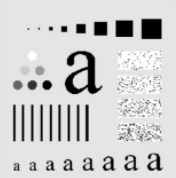
#> input picture Лабораторная 5. Частотная фильтрация/1.png, 176 x 178 px
$ jupyter execute vlad-Raw.ipynb
#> lines starting #> are read from the running program, lines starting #| are printed output that depends on the picture
[cell 1]
import cv2 as cv
import numpy as np
import matplotlib.pyplot as plt
import math

[cell 2]
def get_dft_shifted(img):
    dft = cv.dft(np.float32(img), flags = cv.DFT_COMPLEX_OUTPUT)
    dft_shift = np.fft.fftshift(dft)
    return dft_shift

[cell 3]
def get_spectrum(dft_shift):
    return cv.magnitude(dft_shift[:,:,0], dft_shift[:,:,1])

[cell 4]
def imshow(img):
    plt.imshow(img, cmap='gray')
    plt.show()

[cell 5]
def dist(u, v, m, n):
    return math.sqrt((u - m) * (u - m) + (v - n) * (v - n))

[cell 6]
img = cv.imread('1.png', cv.COLOR_BGR2GRAY)
#> img is the input picture: shape (178, 176, 3); min 0, max 255, mean 205.6
img = img[:,:,2]
#> img: shape (178, 176)
m,n = img.shape
#> m = 178; n = 176
print(img.shape)
#| (178, 176)
plt.imshow(img, cmap = 'gray')

[cell 7]
dft_shift = get_dft_shifted(img)
spectrum = get_spectrum(dft_shift)
imshow(np.log(spectrum))

[cell 8]
# Идеальный фильтр
mask_I = np.zeros((m,n,2))
d = 30

for i in range(m):
    for j in range(n):
        mask_I[i][j][0] = int(dist(i, j, m/2, n/2) <= d)
        mask_I[i][j][1] = int(dist(i, j, m/2, n/2) <= d)

filtrated_I = dft_shift * mask_I

imshow(cv.magnitude(mask_I[:,:,0], mask_I[:,:,1]))

[cell 9]
idft = cv.dft(filtrated_I, cv.DFT_INVERSE)

idft_real = idft[:,:, 0]
idft_imaginary = idft[:,:, 1]

idft_magnitude = cv.magnitude(idft_real, idft_imaginary)
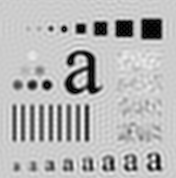
#> idft_magnitude: shape (178, 176) float64; min 159.7, max 8934640.1, mean 6458688.5; drawn with min black and max white
plt.imshow(idft_magnitude, cmap = 'gray')

[cell 10]
mask_I_rev = 1 - mask_I
imshow(cv.magnitude(mask_I_rev[:,:,0], mask_I_rev[:,:,1]))
filtrated_I_rev = dft_shift * mask_I_rev

[cell 11]
idft = cv.dft(filtrated_I_rev, cv.DFT_INVERSE)

idft_real = idft[:,:,0]
idft_imaginary = idft[:,:,1]

idft = cv.magnitude(idft_real, idft_imaginary)
plt.imshow(idft, cmap='gray')

[cell 12]
dft_shift_I_rev = get_dft_shifted(idft)
spectrum_I_rev = get_spectrum(dft_shift_I_rev)
imshow(np.log(spectrum_I_rev))
imshow(np.log(spectrum))

[cell 13]
# Батерворт

mask_B = np.zeros((m, n ,2))
d = 30
n_pow = 1 / (2 * 2)

for i in range(m):
    for j in range(n):
        mask_B[i][j][0] = 1 / (1 + (dist(i, j, m/2, n/2) / d) ** (n_pow))
        mask_B[i][j][1] = 1 / (1 + (dist(i, j, m/2, n/2) / d) ** (n_pow))

filtrated_B = dft_shift * mask_B

imshow(cv.magnitude(mask_B[:,:,0], mask_B[:,:,1]))

[cell 14]
idft = cv.dft(filtrated_B, cv.DFT_INVERSE)

idft_real = idft[:,:, 0]
idft_imaginary = idft[:,:, 1]
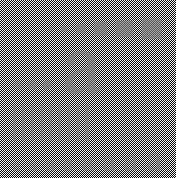
#> idft_imaginary: shape (178, 176) float64; min -7414957.2, max 7415583.3, mean -66.3; drawn with min black and max white

idft_magnitude = cv.magnitude(idft_real, idft_imaginary)
plt.imshow(idft_magnitude, cmap = 'gray')

[cell 15]
# не так отрабатывает
dft_shift_B = get_dft_shifted(idft_magnitude)
spectrum_B = get_spectrum(dft_shift_B)
imshow(np.log(spectrum_B))

[cell 16]
mask_B_rev = np.zeros((m, n, 2))
d = 15
n_pow = 1 / (2 * 2)

for i in range(m):
    for j in range(n):
        mask_B_rev[i][j][0] = 1 / (1 + (dist(i, j, m/2, n/2) / d) ** (n_pow))
        mask_B_rev[i][j][1] = 1 / (1 + (dist(i, j, m/2, n/2) / d) ** (n_pow))

filtrated_B_rev = dft_shift * mask_B_rev

imshow(cv.magnitude(mask_B_rev[:,:,0], mask_B_rev[:,:,1]))

[cell 17]
idft = cv.dft(filtrated_B_rev, cv.DFT_INVERSE)

idft_real = idft[:,:, 0]
idft_imaginary = idft[:,:, 1]

idft_magnitude = cv.magnitude(idft_real, idft_imaginary)
plt.imshow(idft_magnitude, cmap = 'gray')

[cell 18]
# Гаусов
mask_G = np.zeros((m, n ,2))
d = 20

for i in range(m):
    for j in range(n):
        mask_G[i][j][0] = math.exp((-1)*(dist(i, j, m/2, n/2) ** 2) / (2*d*d))
        mask_G[i][j][1] = math.exp((-1)*(dist(i, j, m/2, n/2) ** 2) / (2*d*d))

filtrated_G = dft_shift * mask_G

imshow(cv.magnitude(mask_G[:,:,0], mask_G[:,:,1]))

[cell 19]
idft = cv.dft(filtrated_G, cv.DFT_INVERSE)

idft_real = idft[:,:, 0]
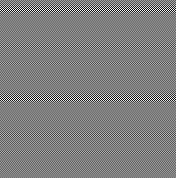
#> idft_real: shape (178, 176) float64; min -0.0643, max 0.0643, mean 3.17e-13; drawn with min black and max white
idft_imaginary = idft[:,:, 1]

idft_magnitude = cv.magnitude(idft_real, idft_imaginary)
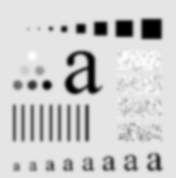
#> idft_magnitude: shape (178, 176) float64; min 0.0719, max 7959184.8, mean 6439509; drawn with min black and max white
plt.imshow(idft_magnitude, cmap = 'gray')

[cell 20]
# не так отрабатывает
dft_shift_G = get_dft_shifted(idft_magnitude)
spectrum_G = get_spectrum(dft_shift_G)
imshow(np.log(spectrum_G + 0.001))
#> in imshow (call 10), `plt.show()`:
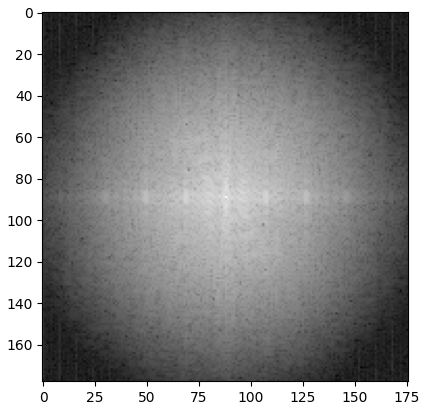
#> figure drawn by matplotlib, 1 panel

[cell 21]
mask_G_rev = 1 - mask_G
filtrated_G_rev = dft_shift * mask_G_rev
imshow(cv.magnitude(mask_G_rev[:,:,0], mask_G_rev[:,:,1]))
#> in imshow (call 11), `plt.show()`:
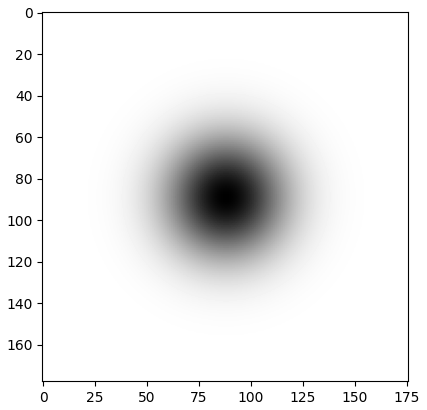
#> figure drawn by matplotlib, 1 panel

[cell 22]
idft = cv.dft(filtrated_G_rev, cv.DFT_INVERSE)

idft_real = idft[:,:,0]
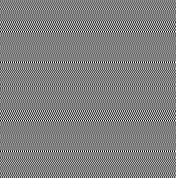
#> idft_real: shape (178, 176) float64; min -0.0568, max 0.0567, mean 5.22e-06; drawn with min black and max white
idft_imaginary = idft[:,:,1]
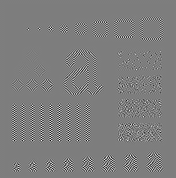
#> idft_imaginary: shape (178, 176) float64; min -3766919.5, max 3861831.2, mean -161; drawn with min black and max white

idft = cv.magnitude(idft_real, idft_imaginary)
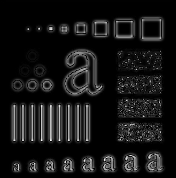
#> idft: shape (178, 176) float64; min 0.0033, max 3861831.2, mean 324344.2; drawn with min black and max white
plt.imshow(idft, cmap='gray')

[cell 23]
dft_shift_G_rev = get_dft_shifted(idft)
spectrum_G_rev = get_spectrum(dft_shift_G_rev)
imshow(np.log(spectrum_G_rev))
#> in imshow (call 12), `plt.show()`:
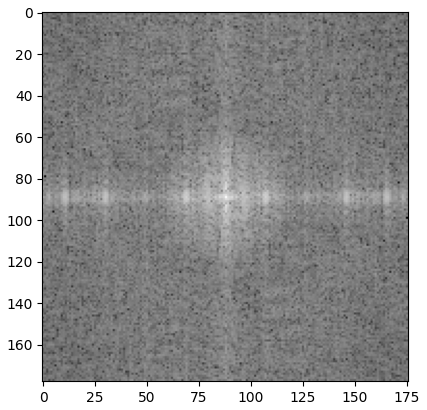
#> figure drawn by matplotlib, 1 panel
